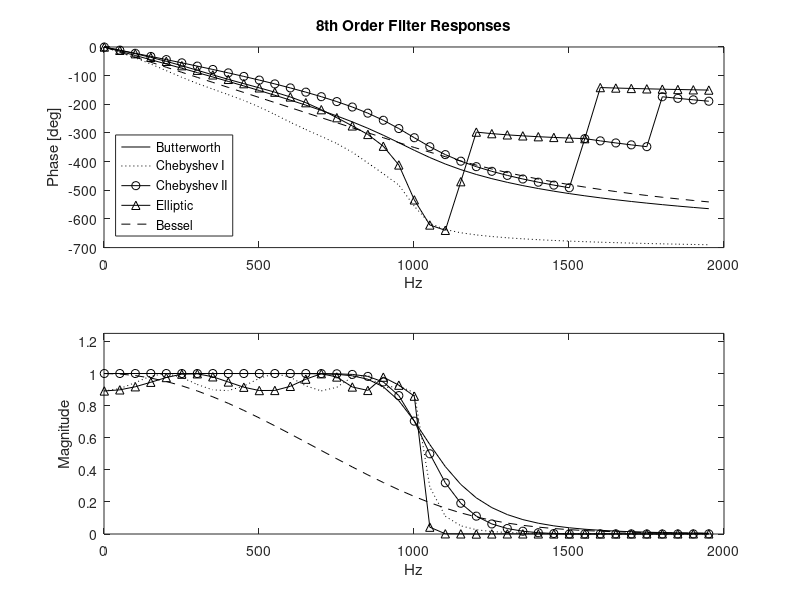
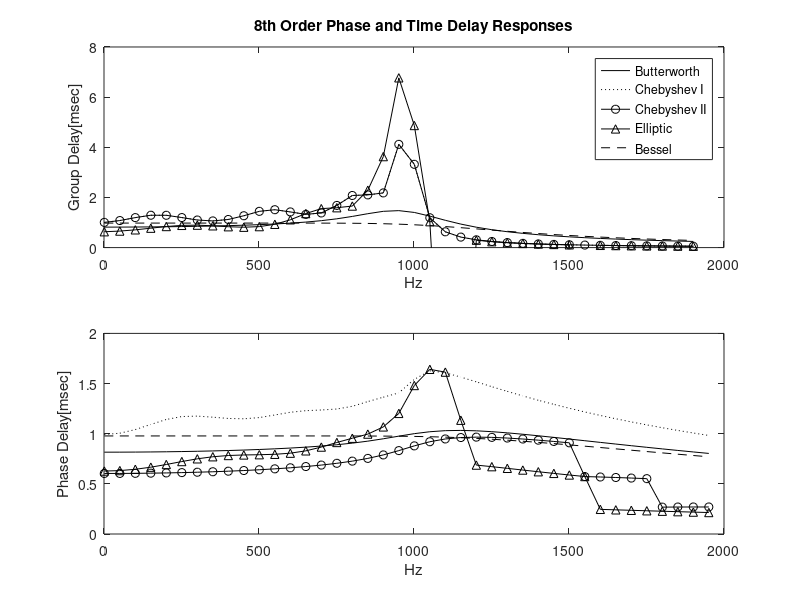
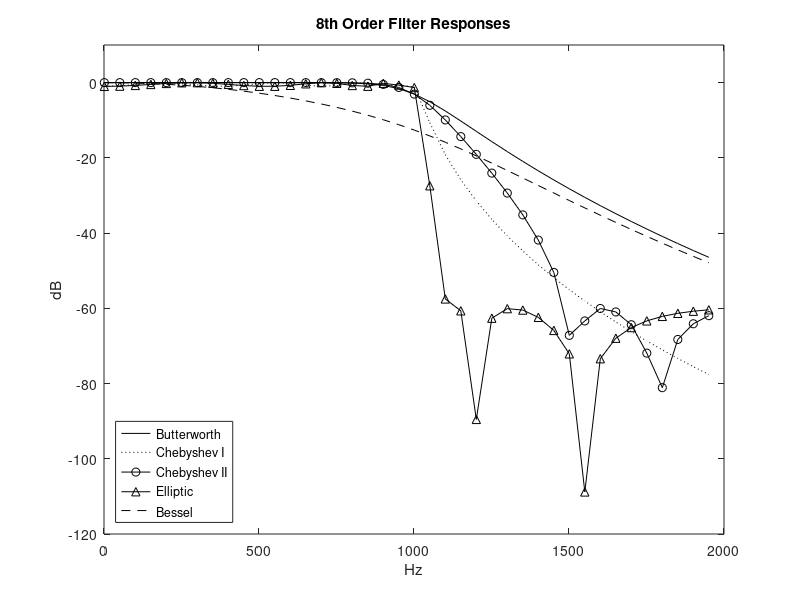

Recreate these plots in MATLAB, in order.
% butterworth responses

F=1:50:2000;   % Hz
[nrow,npts]=size(F);

w=(2*pi).*F;
s=j.*w;

fc=1000;
wc=2*pi*fc;

% Compare 4th order filters
order=8;
[BBut, ABut]=butter(order,wc,'s');
R=1;  % 1 dB ripple in pass band
[BCheb1, ACheb1]=cheby1(order,R,wc,'s');

Rs=60; % stop band 60 dB down
e=sqrt(10^(-Rs/10)/(1+10^(-Rs/10)));
wct2=wc*(cosh((1/order)*acosh(1/e)));     % note the needed shift in cutoff
[BCheb2, ACheb2]=cheby2(order,Rs,wct2,'s');

Rs=60; % stop band 60 dB down
[BEllip, AEllip]=ellip(order,R,Rs,wc,'s');

[BBes, ABes]=besself(order,wc);

% compute frequency response on s-plane
HBut=freqs(BBut,ABut,w);
HCheb1=freqs(BCheb1,ACheb1,w);
HCheb2=freqs(BCheb2,ACheb2,w);
HEllip=freqs(BEllip,AEllip,w);
HBes=freqs(BBes,ABes,w);

figure(1);
subplot(2,1,1),plot(F,(180/pi).*unwrap(angle(HBut)),'k',...
    F,(180/pi).*unwrap(angle(HCheb1)),'k:',...
    F,(180/pi).*unwrap(angle(HCheb2)),'k-o',...
    F,(180/pi).*unwrap(angle(HEllip)),'k-^',...
    F,(180/pi).*unwrap(angle(HBes)),'k--');
legend('Butterworth','Chebyshev I', 'Chebyshev II', 'Elliptic','Bessel',...
    'Location','SouthWest');
title('8th Order Filter Responses');
ylabel('Phase [deg]');
xlabel('Hz');
subplot(2,1,2),plot(F,abs(HBut),'k',F,abs(HCheb1),'k:',...
    F,abs(HCheb2),'k-o',F,abs(HEllip),'k-^',F,abs(HBes),'k--');
v=axis;
axis([v(1) v(2) 0 1.25]);
ylabel('Magnitude');
xlabel('Hz');

dw=diff(w);   % dw
gdBut=-1000.*diff(unwrap(angle(HBut)))./dw;   % group delay in ms
gdCheb1=-1000.*diff(unwrap(angle(HCheb1)))./dw;
gdCheb2=-1000.*diff(unwrap(angle(HCheb1)))./dw;
gdEllip=-1000.*diff(unwrap(angle(HEllip)))./dw;
gdBes=-1000.*diff(unwrap(angle(HBes)))./dw;
Fd=F(1:npts-1);     % we loose 1 point from differential operation

pdBut=-1000.*unwrap(angle(HBut))./w;          % phase delay in ms
pdCheb1=-1000.*unwrap(angle(HCheb1))./w;
pdCheb2=-1000.*unwrap(angle(HCheb2))./w;
pdEllip=-1000.*unwrap(angle(HEllip))./w;
pdBes=-1000.*unwrap(angle(HBes))./w;

figure(2);
subplot(2,1,1),plot(Fd,gdBut,'k',Fd,gdCheb1,'k:',...
    Fd,gdCheb2,'k-o',Fd,gdEllip,'k-^',Fd,gdBes,'k--');
ylabel('Group Delay[msec]');
xlabel('Hz');
title('8th Order Phase and Time Delay Responses');
legend('Butterworth','Chebyshev I', 'Chebyshev II', 'Elliptic','Bessel',...
        'Location','NorthEast');
v=axis;
axis([v(1) v(2) 0 8]);    

subplot(2,1,2),plot(F,pdBut,'k',F,pdCheb1,'k:',...
    F,pdCheb2,'k-o',F,pdEllip,'k-^',F,pdBes,'k--');
ylabel('Phase Delay[msec]');
xlabel('Hz');

figure(3);

plot(F,20.*log10(abs(HBut)),'k',F,20.*log10(abs(HCheb1)),'k:',...
    F,20.*log10(abs(HCheb2)),'k-o',F,20.*log10(abs(HEllip)),'k-^',...
    F,20.*log10(abs(HBes)),'k--');
ylabel('dB');
xlabel('Hz');
title('8th Order Filter Responses');
legend('Butterworth','Chebyshev I', 'Chebyshev II', 'Elliptic','Bessel',...
        'Location','SouthWest');
v=axis;
axis([v(1) v(2) v(3) 10]);    


